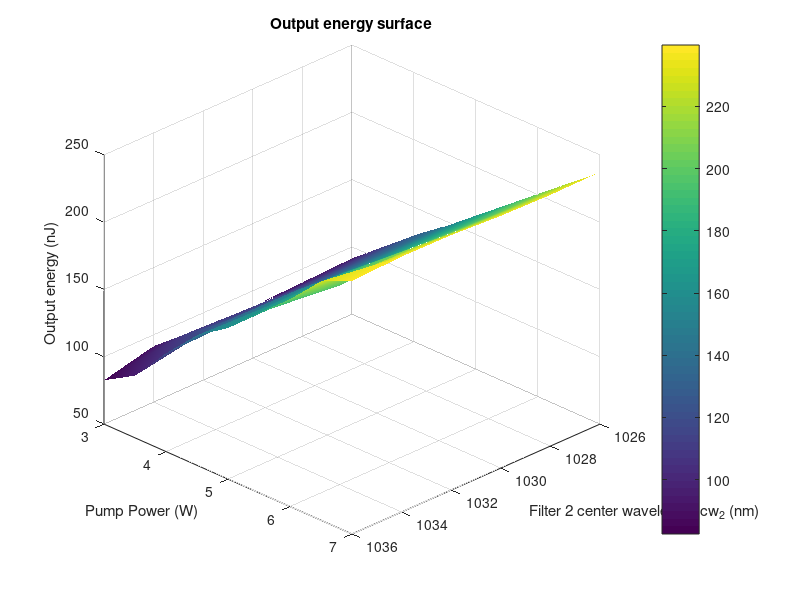
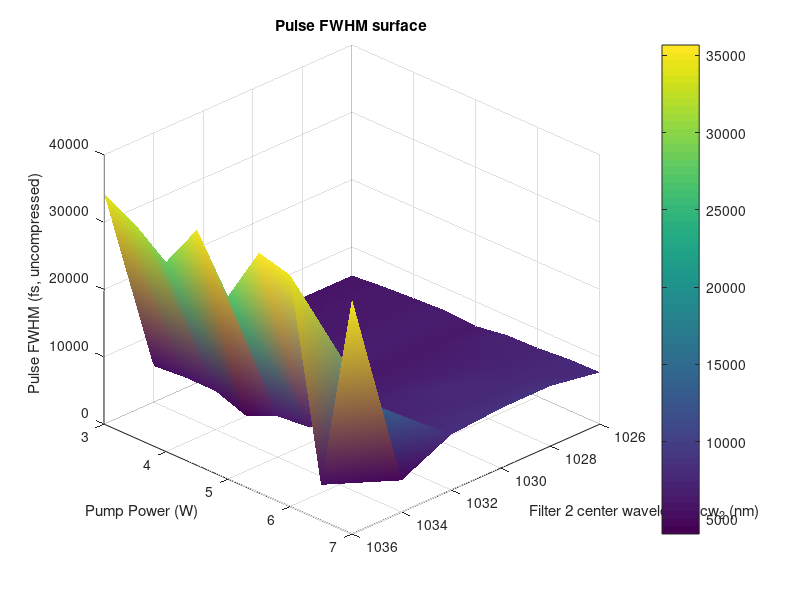
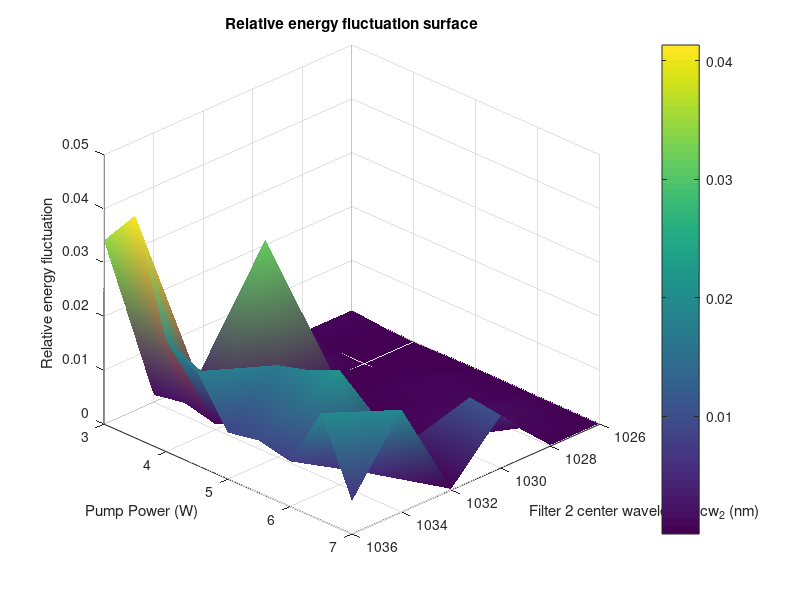
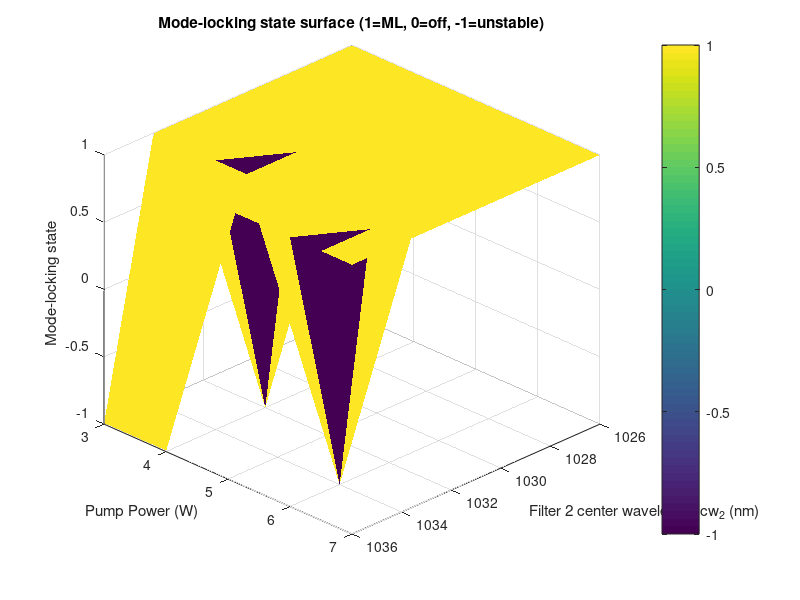

MATLAB code to generate these figures, in order:
%% plot_surfaces.m
clear; clc;

% 1. 读入扫描结果
load('mamyshev_phase_scan.mat');  
% 现在有：PumpPower_list, cw2_list, 
%         energy_map, fwhm_map, fluct_map, stable_map

% 2. 生成网格（X: cw2, Y: Pump）
[CW2, PP] = meshgrid(cw2_list, PumpPower_list);

%% 可选：做一次插值，让 surface 看起来更平滑（不改原始数据，只用于作图）
do_interp = false;

if do_interp
    % 放大网格密度
    cw2_fine = linspace(min(cw2_list), max(cw2_list), 101);
    PP_fine  = linspace(min(PumpPower_list), max(PumpPower_list), 101);
    [CW2_fine, PP_fine] = meshgrid(cw2_fine, PP_fine);

    energy_Z  = interp2(CW2, PP, energy_map, CW2_fine, PP_fine, 'linear');
    fwhm_Z    = interp2(CW2, PP, fwhm_map*1000, CW2_fine, PP_fine, 'linear'); % ps->fs
    fluct_Z   = interp2(CW2, PP, fluct_map, CW2_fine, PP_fine, 'linear');
    % stable_map 是离散的，不插值，保持原始格点
else
    CW2_fine = CW2; PP_fine = PP;
    energy_Z = energy_map;
    fwhm_Z   = fwhm_map*1000;   % ps -> fs
    fluct_Z  = fluct_map;
end

%% 3. 输出能量的 3D surface
figure;
surf(CW2_fine, PP_fine, energy_Z);
shading interp;      % 颜色/面插值让图更顺滑
xlabel('Filter 2 center wavelength cw_2 (nm)');
ylabel('Pump Power (W)');
zlabel('Output energy (nJ)');
title('Output energy surface');
colorbar;
view(135,30);        % 视角可以自己调

%% 4. 未压缩脉宽 (fs) 的 3D surface
figure;
surf(CW2_fine, PP_fine, fwhm_Z);
shading interp;
xlabel('Filter 2 center wavelength cw_2 (nm)');
ylabel('Pump Power (W)');
zlabel('Pulse FWHM (fs, uncompressed)');
title('Pulse FWHM surface');
colorbar;
view(135,30);

%% 5. 相对能量波动的 3D surface
figure;
surf(CW2_fine, PP_fine, fluct_Z);
shading interp;
xlabel('Filter 2 center wavelength cw_2 (nm)');
ylabel('Pump Power (W)');
zlabel('Relative energy fluctuation');
title('Relative energy fluctuation surface');
colorbar;
view(135,30);

%% 6. 锁模状态的 3D surface（离散）
% 这里不插值，防止把 1/0/-1 弄成奇怪的小数
figure;
surf(CW2, PP, stable_map);
shading flat;    % 离散平面，不插值
xlabel('Filter 2 center wavelength cw_2 (nm)');
ylabel('Pump Power (W)');
zlabel('Mode-locking state');
title('Mode-locking state surface (1=ML, 0=off, -1=unstable)');
colorbar;
caxis([-1 1]);   % 颜色条固定在 [-1,1]
view(135,30);
